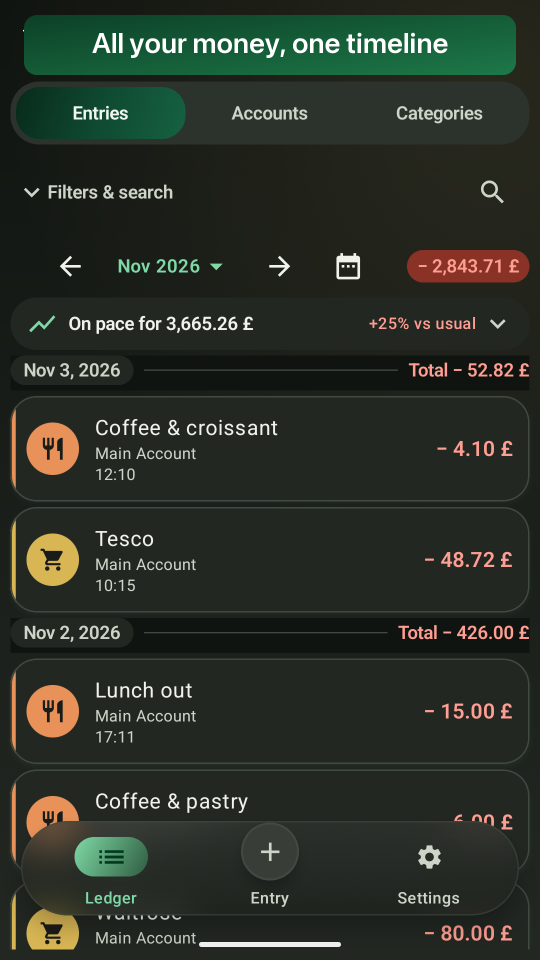
#> input picture docs/store-assets/screenshots/screen-1-ledger-entries.png, 1080 x 1920 px (shown at 1/2 size)
$ python store-captions.py ../docs/store-assets/screenshots
#> lines starting #> are read from the running program, lines starting #| are printed output that depends on the picture; after the words box and inside, x2 and y2 are one past the last pixel; in counts of white or black regions, pixels touching at a corner belong together
#!/usr/bin/env python3
"""Overlay the Play Store caption strip on raw 1080x1920 Linden screenshots.

Capture the raw screens with `adb exec-out screencap -p`, name them as listed in
CAPTIONS below, put them in one directory, then run:

    python3 scripts/store-captions.py <raw-dir> [<out-dir>]

The output defaults to docs/store-assets/screenshots. Requires Pillow.
"""
import argparse
import os
import sys

from PIL import Image, ImageDraw, ImageFont

CAPTIONS = {
    "screen-1-ledger-entries.png": "All your money, one timeline",
    "screen-2-payment-capture.png": "Automatic payment capture",
    "screen-3-entry-calculator.png": "Add entries in seconds",
    "screen-4-ledger-accounts.png": "Track accounts in any currency",
    "screen-5-ledger-categories.png": "Know where it goes",
    "screen-6-insights.png": "12 months at a glance",
}

WIDTH, HEIGHT = 1080, 1920
LEFT, TOP, BOX_WIDTH, BOX_HEIGHT, RADIUS = 48, 30, 984, 120, 26
TEXT_SIZE = 57
SAMPLE_SCALE = 4
GRADIENT_START = (12, 64, 39)
GRADIENT_END = (29, 120, 72)


def load_font(size):
    candidates = [
        ("/System/Library/Fonts/SFNS.ttf", None, "Semibold"),
        ("/System/Library/Fonts/HelveticaNeue.ttc", 1, None),
        ("/System/Library/Fonts/Helvetica.ttc", 1, None),
        ("/usr/share/fonts/truetype/dejavu/DejaVuSans-Bold.ttf", None, None),
        ("/System/Library/Fonts/Supplemental/Arial Bold.ttf", None, None),
    ]
    for path, index, variation in candidates:
        if not os.path.exists(path):
            continue
        font = ImageFont.truetype(path, size, index=index or 0)
        if variation:
            try:
                font.set_variation_by_name(variation)
            except OSError:
                pass
        return font
    return ImageFont.load_default(size)


def lerp(a, b, t):
    return tuple(round(a[i] + (b[i] - a[i]) * t) for i in range(3))


def build_gradient():
    gradient = Image.new("RGB", (BOX_WIDTH, BOX_HEIGHT))
    pixels = gradient.load()
    for y in range(BOX_HEIGHT):
        for x in range(BOX_WIDTH):
            t = (x / (BOX_WIDTH - 1) + y / (BOX_HEIGHT - 1)) / 2
            pixels[x, y] = lerp(GRADIENT_START, GRADIENT_END, t)
    return gradient


def build_mask():
    mask = Image.new("L", (BOX_WIDTH * SAMPLE_SCALE, BOX_HEIGHT * SAMPLE_SCALE), 0)
    ImageDraw.Draw(mask).rounded_rectangle(
        (0, 0, BOX_WIDTH * SAMPLE_SCALE - 1, BOX_HEIGHT * SAMPLE_SCALE - 1),
        radius=RADIUS * SAMPLE_SCALE,
        fill=255,
    )
    return mask.resize((BOX_WIDTH, BOX_HEIGHT), Image.LANCZOS)


def copy_background_over_status_icons(image):
    """The caption covers the status bar; clean up any pixel peeking out beside it."""
    pixels = image.load()
    for y in range(TOP, TOP + BOX_HEIGHT):
        for x in list(range(LEFT)) + list(range(LEFT + BOX_WIDTH, WIDTH)):
            red, green, blue = pixels[x, y]
            if red > 120 and green > 120 and blue > 120:
                source = LEFT - 1 if x < LEFT else LEFT + BOX_WIDTH
                pixels[x, y] = pixels[source, y]


def overlay(raw_path, out_path, font, gradient, mask):
    image = Image.open(raw_path).convert("RGB")
    if image.size != (WIDTH, HEIGHT):
        raise SystemExit(f"{raw_path}: expected {WIDTH}x{HEIGHT}, got {image.size[0]}x{image.size[1]}")

    copy_background_over_status_icons(image)
    image.paste(gradient, (LEFT, TOP), mask)

    draw = ImageDraw.Draw(image)
    caption = CAPTIONS[os.path.basename(raw_path)]
    bbox = draw.textbbox((0, 0), caption, font=font)
    if bbox[2] - bbox[0] > BOX_WIDTH - 56:
        raise SystemExit(f"{caption!r} is too wide for the caption strip")
    x = LEFT + BOX_WIDTH / 2 - (bbox[0] + bbox[2]) / 2
    y = TOP + BOX_HEIGHT / 2 - (bbox[1] + bbox[3]) / 2 + 1
    draw.text((x, y), caption, font=font, fill=(255, 255, 255))

    image.save(out_path, format="PNG", optimize=True)
    print(f"{out_path} ({image.size[0]}x{image.size[1]}, RGB)")


def main():
    parser = argparse.ArgumentParser(description=__doc__)
    parser.add_argument("raw_dir", help="directory containing the raw screen captures")
    parser.add_argument("out_dir", nargs="?", default="docs/store-assets/screenshots",
                        help="output directory (default: docs/store-assets/screenshots)")
    args = parser.parse_args()

    os.makedirs(args.out_dir, exist_ok=True)
    font = load_font(TEXT_SIZE)
    gradient = build_gradient()
#> in build_gradient, `gradient = Image.new("RGB", (BOX_WIDTH, BOX_HEIGHT))`: gradient: PIL image 984x120 RGB; every value is 0
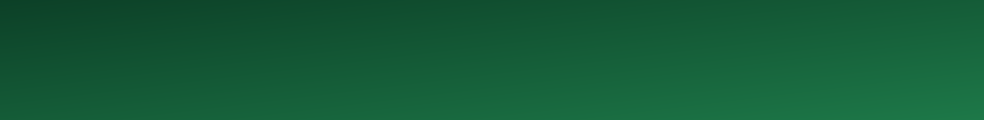
#> gradient: PIL image 984x120 RGB; mean R, G, B 20.5, 92, 55.5
    mask = build_mask()
#> in build_mask, `mask = Image.new("L", (BOX_WIDTH * SAMPLE_SCALE, BOX_HEIGHT * SAMPLE_S..`: mask: PIL image 3936x480 L; every value is 0
#> in build_mask, `ImageDraw.Draw(mask).rounded_rectangle( (0, 0, BOX_WIDTH * SAMPLE_SCAL..`:
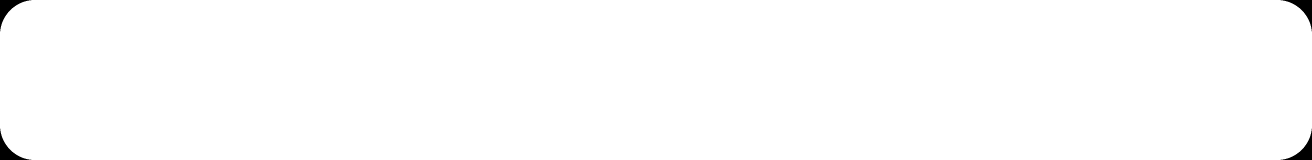
#> mask: PIL image 3936x480 L (shown at 1/3 size); 99.5% white; 4 black regions, box (x1, y1, x2, y2) and area: (0, 0, 94, 94) 2349, (3842, 0, 3936, 94) 2349, (0, 386, 94, 480) 2349, (3842, 386, 3936, 480) 2349
#> in build_mask, `return mask.resize((BOX_WIDTH, BOX_HEIGHT), Image.LANCZOS)`:
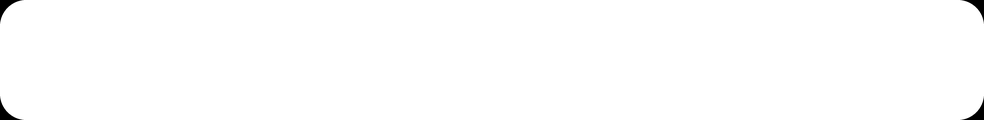
#> returned value: PIL image 984x120 L; min 0, max 255, mean 253.7

    missing = 0
    for name in CAPTIONS:
        raw_path = os.path.join(args.raw_dir, name)
        if not os.path.exists(raw_path):
            print(f"missing: {raw_path}", file=sys.stderr)
            missing += 1
            continue
        overlay(raw_path, os.path.join(args.out_dir, name), font, gradient, mask)
#> in overlay, image is the input picture: PIL image 1080x1920 RGB; mean R, G, B 43.2, 49.7, 40.6
#> in overlay, `bbox = draw.textbbox((0, 0), caption, font=font)`: bbox = (0, 10, 921, 65)
#> in overlay, `x = LEFT + BOX_WIDTH / 2 - (bbox[0] + bbox[2]) / 2`: x = 79.5
#> in overlay, `y = TOP + BOX_HEIGHT / 2 - (bbox[1] + bbox[3]) / 2 + 1`: y = 53.5
#> in overlay, `image.save(out_path, format="PNG", optimize=True)`:
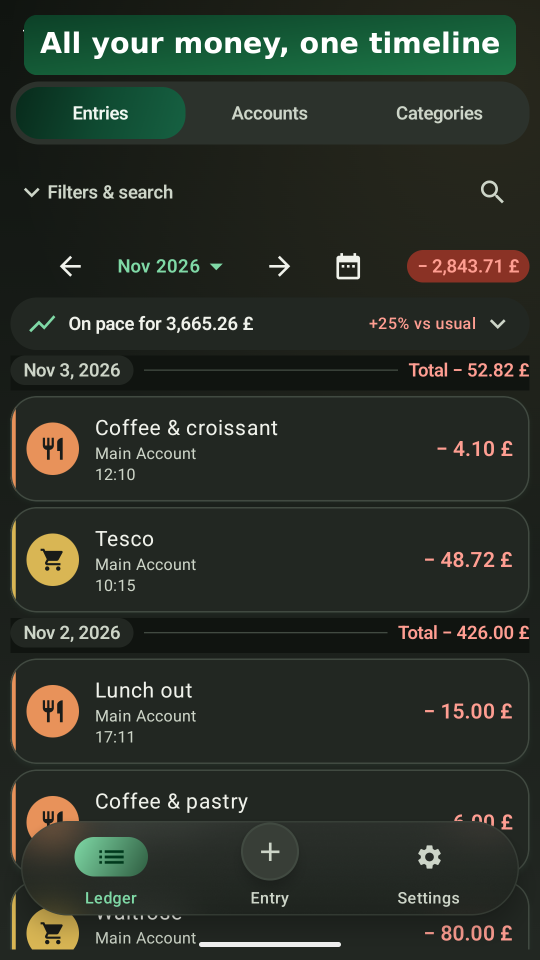
#> saved as screen-1-ledger-entries.png: PIL image 1080x1920 RGB (shown at 1/2 size); mean R, G, B 43.8, 50.1, 41.1
#| docs/store-assets/screenshots/screen-1-ledger-entries.png (1080x1920, RGB)
#> pass 2 of the loop in main, `for name in CAPTIONS:`:
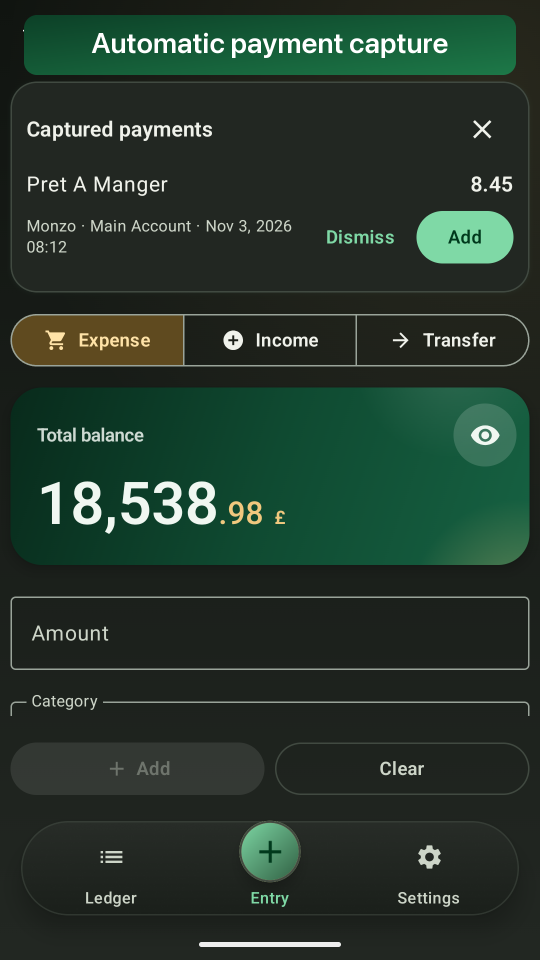
#> input picture docs/store-assets/screenshots/screen-2-payment-capture.png, 1080 x 1920 px (shown at 1/2 size)
#> in overlay, image is the input picture: PIL image 1080x1920 RGB; mean R, G, B 37.8, 55.1, 43.8
#> bbox = (0, 10, 897, 65)
#> x = 91.5
#> in overlay (call 2), `image.save(out_path, format="PNG", optimize=True)`:
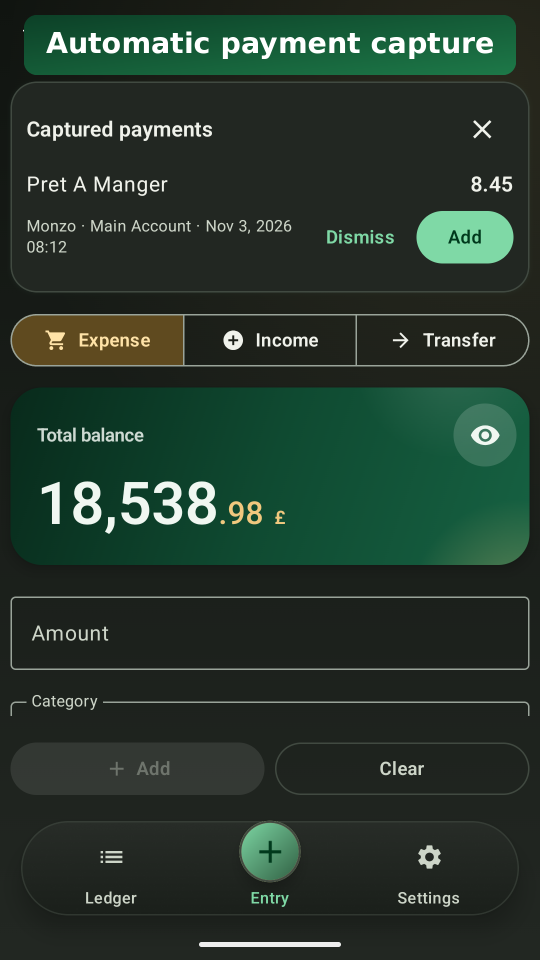
#> saved as screen-2-payment-capture.png: PIL image 1080x1920 RGB (shown at 1/2 size); mean R, G, B 38.4, 55.6, 44.3
#| docs/store-assets/screenshots/screen-2-payment-capture.png (1080x1920, RGB)
#> pass 3 of the loop in main, `for name in CAPTIONS:`:
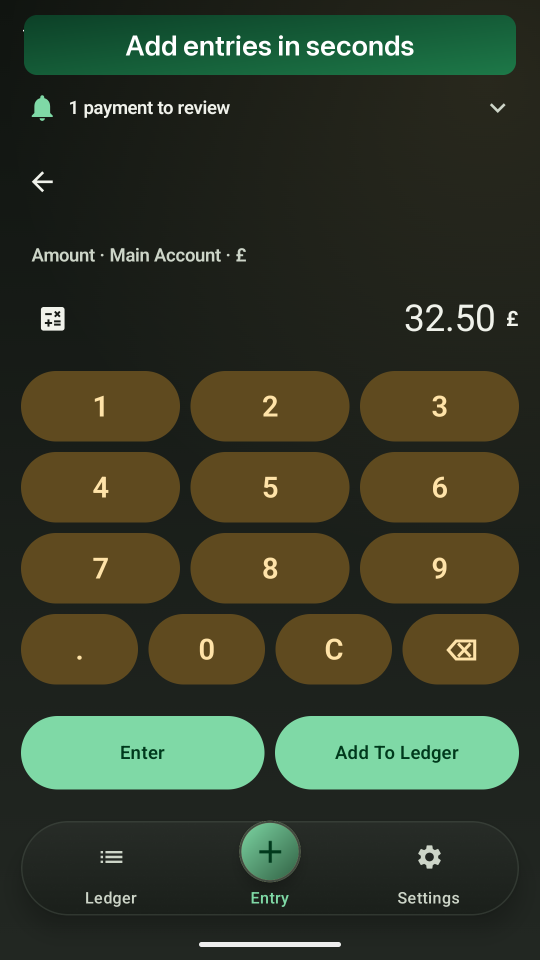
#> input picture docs/store-assets/screenshots/screen-3-entry-calculator.png, 1080 x 1920 px (shown at 1/2 size)
#> in overlay, image is the input picture: PIL image 1080x1920 RGB; mean R, G, B 54.3, 61.6, 42.2
#> bbox = (0, 10, 733, 54)
#> x = 173.5
#> y = 59
#> in overlay (call 3), `image.save(out_path, format="PNG", optimize=True)`:
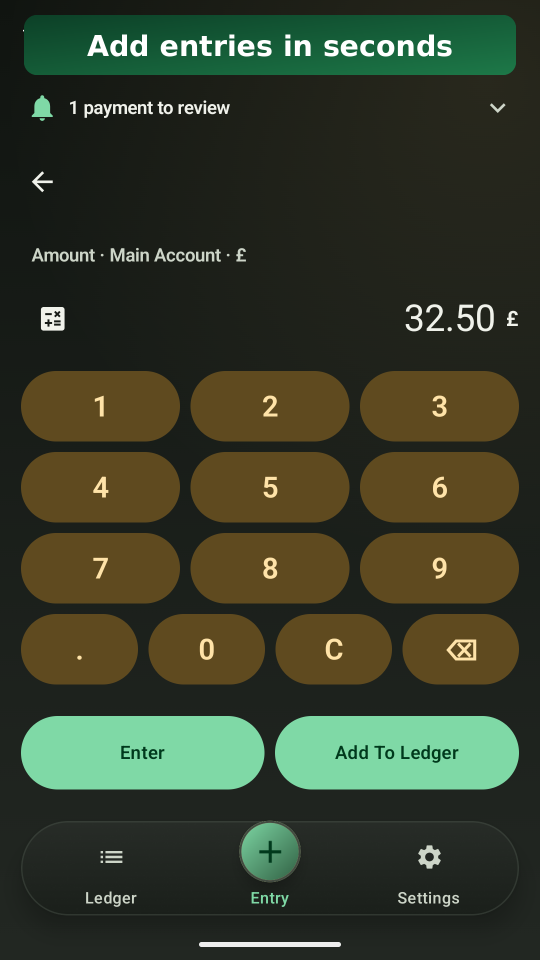
#> saved as screen-3-entry-calculator.png: PIL image 1080x1920 RGB (shown at 1/2 size); mean R, G, B 54.7, 61.9, 42.6
#| docs/store-assets/screenshots/screen-3-entry-calculator.png (1080x1920, RGB)
#> the loop made 4 passes; the first 3 are shown
    if missing:
        raise SystemExit(f"{missing} raw screenshot(s) missing")


if __name__ == "__main__":
#> (the run stopped early here; a loop or call above may not have finished)
